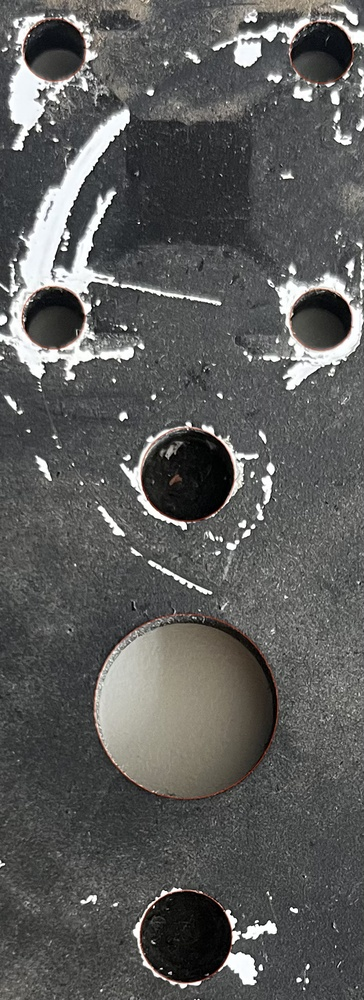
#> input picture projects/prusa-mini-pnp/custom_3d_printer/plate_red.jpg, 364 x 1000 px, shrunk from 707 x 1943 before the run
$ python getExactFromPic.py
#> lines starting #> are read from the running program, lines starting #| are printed output that depends on the picture; after the words box and inside, x2 and y2 are one past the last pixel; in counts of white or black regions, pixels touching at a corner belong together
import cv2
import numpy as np

# =========================
# 1. USER SETTINGS
# =========================
IMAGE_PATH = "plate_red.jpg"       # <-- Path to your image with the 7 red circles
OUT_IMG_PATH = "red_fit_check.png" # Visual check: cyan fitted circles over your red lines
OUT_SCAD_PATH = "plate_3d.scad"

ROD_DIAM_MM = 8.0                  # Known diameter of H5 and H7 (H5 == H7)
USE_2D_TILT = True                 # True: corrects both X & Y tilt; False: Y-tilt only
EST_PLATE_WIDTH_MM = 30.0          # Physical plate width for 3D SCAD model
EST_THICKNESS_MM = 5.0             # Measure thickness physically with calipers!


# [35 lines left out: function fit_circle_geometric, not called in this run]


def extract_red_circles(image_path: str):
#> called with image_path = 'plate_red.jpg'
    img = cv2.imread(image_path)
#> img is the input picture: shape (1000, 364, 3); mean B, G, R 90.7, 92.1, 91.7
    if img is None:
        raise FileNotFoundError(f"Could not read image: {image_path}")

    h, w = img.shape[:2]
#> h = 1000; w = 364
    b, g, r = cv2.split(img)
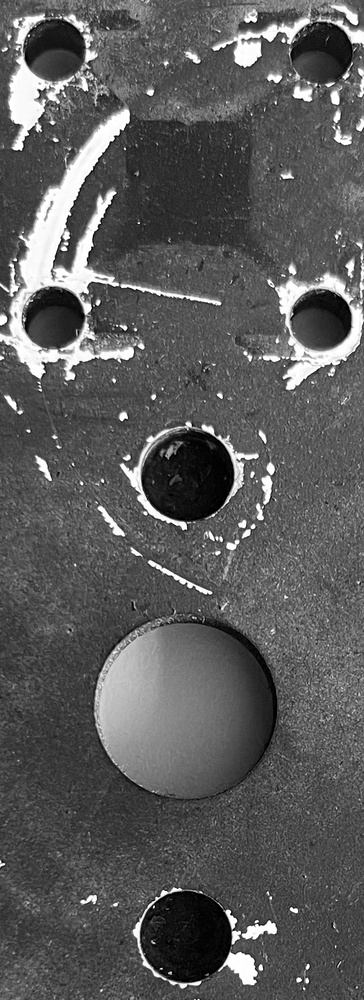
#> b: shape (1000, 364); min 0, max 255, mean 90.7
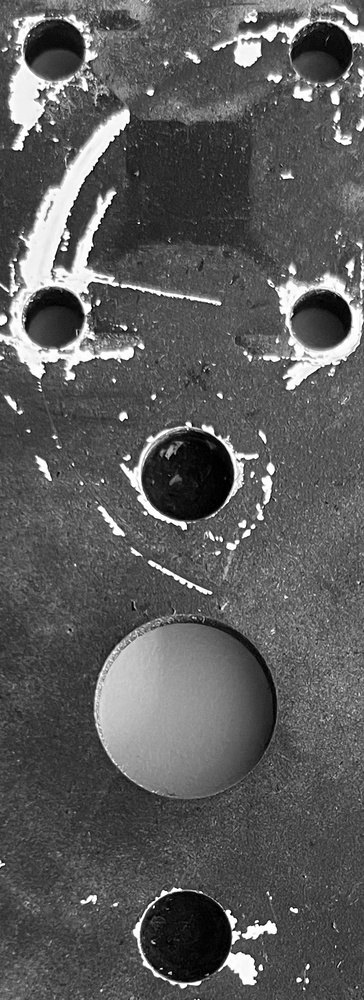
#> r: shape (1000, 364); min 0, max 255, mean 91.7

    # Color-excess mask catches thin anti-aliased red over black, gray, OR white paint
    redness = r.astype(np.int16) - np.maximum(g, b).astype(np.int16)
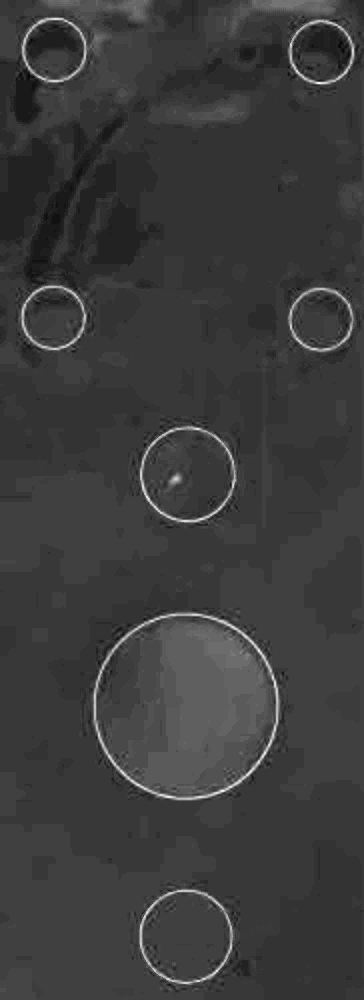
#> redness: shape (1000, 364) int16; min -15, max 44, mean -1; drawn with min black and max white
    red_mask = ((redness > 35) & (r > 55)).astype(np.uint8) * 255
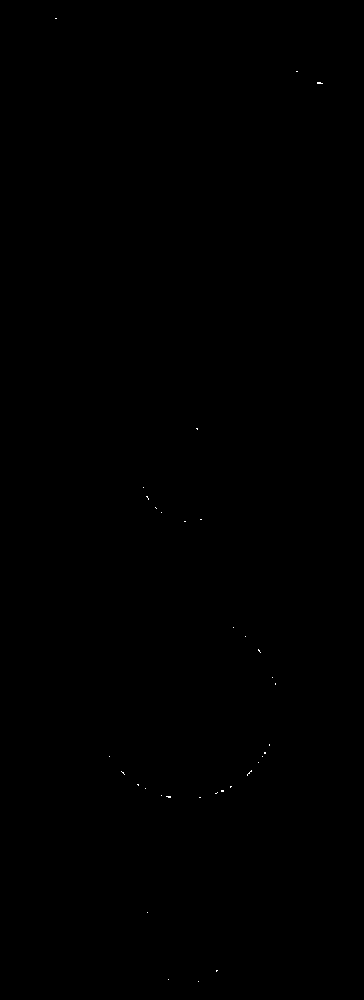
#> red_mask: shape (1000, 364); 0.03% white in thin lines or dots, all inside (x1, y1, x2, y2) = (55, 18, 323, 982)

    # Dilate slightly ONLY for grouping each ring into one connected component
    group_kernel = cv2.getStructuringElement(cv2.MORPH_ELLIPSE, (9, 9))
    grouped = cv2.dilate(red_mask, group_kernel, iterations=1)
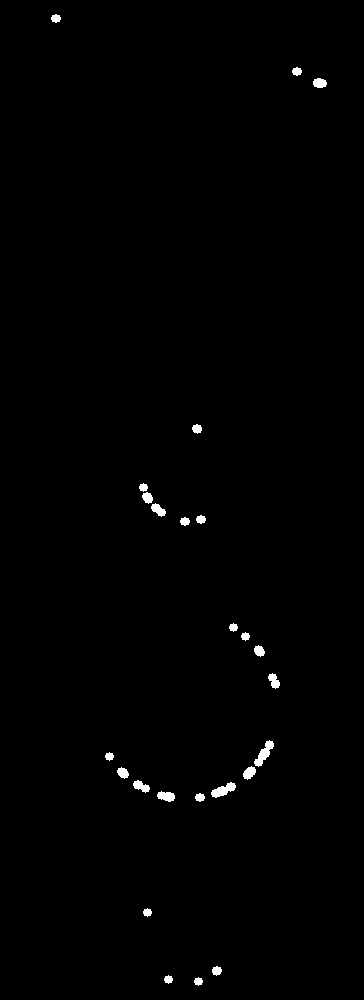
#> grouped: shape (1000, 364); 0.64% white; 25 white regions, largest, box (x1, y1, x2, y2) and area: (254, 740, 274, 767) 226, (211, 782, 236, 798) 208, (157, 791, 175, 802) 140
    num_labels, labels, stats, _ = cv2.connectedComponentsWithStats(grouped)
#> labels: shape (1000, 364) int32; 26 distinct labels, from 0 to 25
#> num_labels = 26; stats = 26 rows, first 6: [0, 0, 364, 1000, 361676], [51, 14, 10, 9, 66], [292, 67, 10, 9, 66], [313, 78, 14, 10, 111], [192, 424, 10, 10, 73], [139, 483, 9, 9, 57]

    circles = []
    for cid in range(1, num_labels):
        bx, by, bw, bh, _ = stats[cid]
        # Reject tiny specks (like dust inside H5) and invalid aspect ratios
        if not (0.11 * w <= bw <= 0.65 * w and 0.11 * w <= bh <= 0.65 * w):
            continue
        if not (0.75 <= bw / bh <= 1.35):
            continue

        # Extract ONLY the original un-dilated red stroke pixels for this component
        ys, xs = np.where((labels == cid) & (red_mask > 0))
        if xs.size < 60:
            continue

        xs_f, ys_f = xs.astype(np.float64), ys.astype(np.float64)
        cx, cy, rad, rms_px, clean_x, clean_y = fit_circle_geometric(xs_f, ys_f)

        # Optional ellipse check to measure aspect ratio (minor / major)
        pts = np.column_stack([clean_x, clean_y]).astype(np.float32)
        (_, (ax1, ax2), _) = cv2.fitEllipse(pts)
        aspect = min(ax1, ax2) / max(ax1, ax2)

        circles.append((cx, cy, rad, rms_px, aspect))
#> this loop made 25 passes
#> (bx, by, bw, bh) on passes 1 to 12: (51, 14, 10, 9), (292, 67, 10, 9), (313, 78, 14, 10), (192, 424, 10, 10), (139, 483, 9, 9), (142, 492, 11, 12), (151, 503, 15, 14), (196, 515, 10, 9), (180, 517, 10, 9), (229, 623, 9, 9), (241, 632, 9, 9), (254, 645, 11, 12)
#> after the loop, circles = []

    # Separate outer 4 holes vs centerline 3 holes by X position
    outer4 = [c for c in circles if abs(c[0] - w / 2.0) > 0.18 * w]
#> outer4 = []
    center3 = [c for c in circles if abs(c[0] - w / 2.0) <= 0.18 * w]
#> center3 = []
    outer4.sort(key=lambda c: c[1])
    row1 = sorted(outer4[:2], key=lambda c: c[0]) if len(outer4) >= 2 else outer4
#> row1 = []
    row2 = sorted(outer4[2:4], key=lambda c: c[0]) if len(outer4) >= 4 else []
#> row2 = []
    center3.sort(key=lambda c: c[1])

    ordered = row1 + row2 + center3
#> ordered = []
    return img, ordered, w, h


# [46 lines left out: functions fit_camera_angle_scale, integrate_distance_mm, not called in this run]


def main():
    img, ordered, w, h = extract_red_circles(IMAGE_PATH)
#> ordered = []; w = 364; h = 1000
    if len(ordered) != 7:
        print(f"Warning: found {len(ordered)} red circles instead of 7 (adjust redness > 35 if needed).")
#| Warning: found 0 red circles instead of 7 (adjust redness > 35 if needed).
        return

    labels = [
        "H1_top_left", "H2_top_right", "H3_mid_left", "H4_mid_right",
        "H5_rod_upper", "H6_center_large", "H7_rod_lower",
    ]

    scale_fn, d_corner_fit, (a, b, c) = fit_camera_angle_scale(
        ordered, w, h, ROD_DIAM_MM, USE_2D_TILT
    )

    ox = np.mean([ordered[i][0] for i in range(4)])
    oy = np.mean([ordered[i][1] for i in range(4)])
    h5, h7 = ordered[4], ordered[6]
    roll_rad = np.arctan2(h7[0] - h5[0], h7[1] - h5[1])
    cos_r, sin_r = np.cos(-roll_rad), np.sin(-roll_rad)

    print(f"\nImage: {w} x {h} px")
    print(f"Scale plane S(x,y) = {a:.3f} + {b:.3f}*dx_k + {c:.3f}*dy_k [px/mm]")
    print(f"Fitted top 4-hole diameter: {d_corner_fit:.3f} mm | Roll: {np.degrees(roll_rad):.2f} deg\n")
    print(
        f"{'Hole':<16} {'X_px':>7} {'Y_px':>7} {'Diam_px':>8} {'FitRMS':>6} {'Ellip':>6} "
        f"| {'X_mm':>7} {'Y_mm':>7} {'Diam_mm':>8}"
    )
    print("-" * 88)

    cad_holes = []
    vis = img.copy()
    for i, (cx, cy, r, rms_px, aspect) in enumerate(ordered):
        s_local = scale_fn(cx, cy)
        d_mm = (2.0 * r) / s_local

        dx_raw, dy_raw = cx - ox, cy - oy
        dx_rot = dx_raw * cos_r - dy_raw * sin_r
        dy_rot = dx_raw * sin_r + dy_raw * cos_r

        x_mm = np.sign(dx_rot) * integrate_distance_mm((ox, oy), (cx, oy), scale_fn)
        y_mm = np.sign(dy_rot) * integrate_distance_mm((ox, oy), (ox, cy), scale_fn)
        cad_holes.append((labels[i], x_mm, y_mm, d_mm))

        print(
            f"{labels[i]:<16} {cx:7.2f} {cy:7.2f} {2*r:8.2f} {rms_px:6.2f} {aspect:6.3f} "
            f"| {x_mm:7.2f} {y_mm:7.2f} {d_mm:8.2f}"
        )

        # Draw cyan fitted circle right over your red circle for visual confirmation
        cv2.circle(vis, (int(round(cx)), int(round(cy))), int(round(r)), (255, 255, 0), 1)
        cv2.circle(vis, (int(round(cx)), int(round(cy))), 3, (255, 255, 0), -1)
        cv2.putText(vis, f"H{i+1}", (int(cx - r), max(22, int(cy - r - 6))),
                    cv2.FONT_HERSHEY_SIMPLEX, 0.55, (255, 255, 0), 2)

    cv2.imwrite(OUT_IMG_PATH, vis)

    # Export 3D OpenSCAD file
    y_min = min(h_[2] for h_ in cad_holes) - 10.0
    y_max = max(h_[2] for h_ in cad_holes) + 10.0
    plate_len = y_max - y_min
    plate_cy = 0.5 * (y_min + y_max)

    with open(OUT_SCAD_PATH, "w") as f:
        f.write("// Fitted from manual red circles + camera-angle correction\n")
        f.write("$fn = 64;\n")
        f.write(f"plate_w = {EST_PLATE_WIDTH_MM:.2f};\n")
        f.write(f"plate_l = {plate_len:.2f};\n")
        f.write(f"thickness = {EST_THICKNESS_MM:.2f};\n\n")
        f.write("difference() {\n")
        f.write(f"  translate([0, {-plate_cy:.2f}, thickness/2])\n")
        f.write("    cube([plate_w, plate_l, thickness], center=true);\n")
        for name, xm, ym, dm in cad_holes:
            f.write(f"  // {name}\n")
            f.write(f"  translate([{xm:.2f}, {-ym:.2f}, -0.5]) cylinder(d={dm:.2f}, h=thickness+1);\n")
        f.write("}\n")
    print(f"\nSaved: {OUT_IMG_PATH} and {OUT_SCAD_PATH}")


if __name__ == "__main__":
    main()
